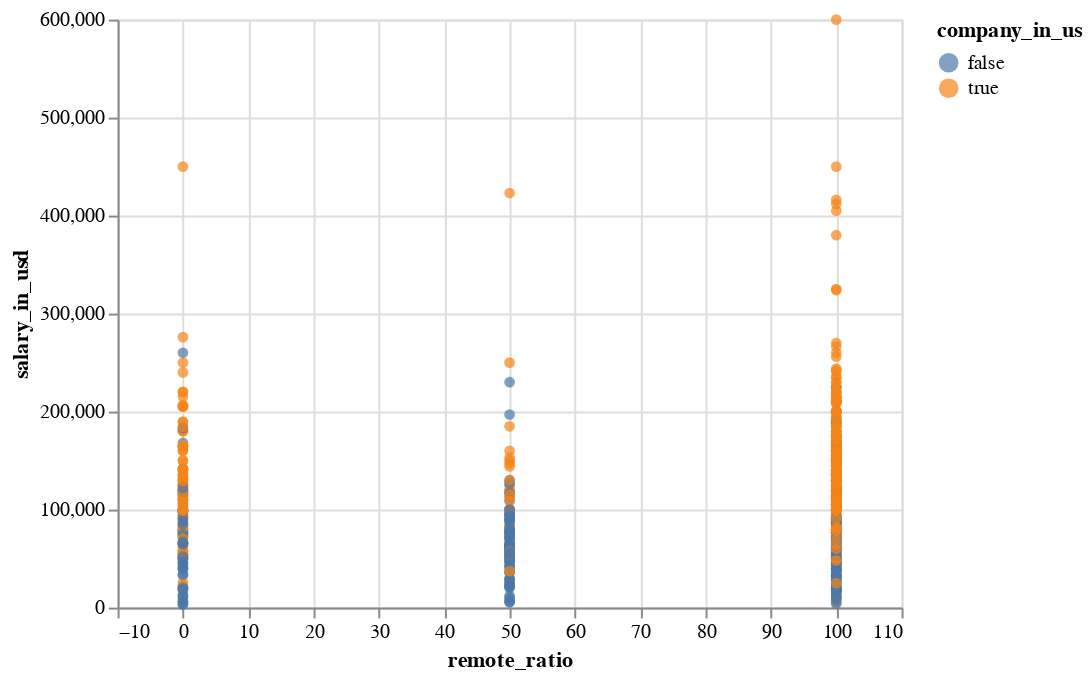

Write notebook code for a chart like this one.
### Code cell
alt.Chart(data).mark_circle().encode(
    x=alt.X(field="remote_ratio", type="quantitative", scale=alt.Scale(domain=[-10, 110])),
    y="salary_in_usd",
    color="company_in_us",
    tooltip=["employment_type", "job_title", "employee_residence", "company_location"]
)

### Figure 1 — Vega-Lite specification as saved in the notebook (floating-point values rounded to 4 significant figures; data arrays with more than 128 entries replaced by an {"elided": "..."} marker saying what was removed)
{"config": {"view": {"continuousWidth": 400, "continuousHeight": 300}}, "data": {"name": "data-11438a21578904599634b35a338b8301"}, "mark": "circle", "encoding": {"color": {"type": "nominal", "field": "company_in_us"}, "tooltip": [{"type": "nominal", "field": "employment_type"}, {"type": "nominal", "field": "job_title"}, {"type": "nominal", "field": "employee_residence"}, {"type": "nominal", "field": "company_location"}], "x": {"type": "quantitative", "field": "remote_ratio", "scale": {"domain": [-10, 110]}}, "y": {"type": "quantitative", "field": "salary_in_usd"}}, "$schema": "https://vega.github.io/schema/vega-lite/v4.8.1.json", "datasets": {"data-11438a21578904599634b35a338b8301": {"elided": "607 records"}}}
